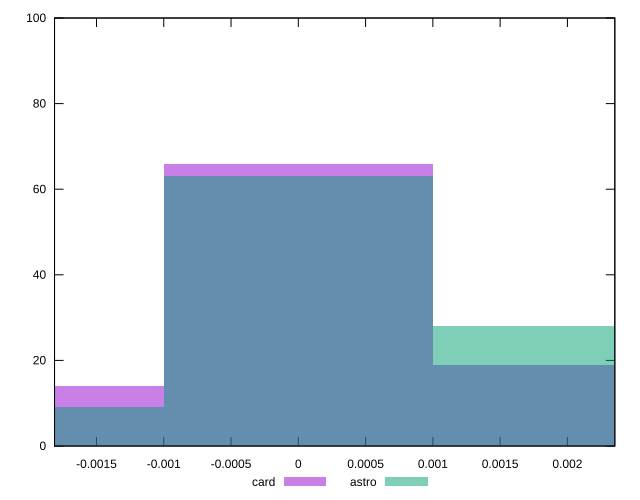

Write the gnuplot code that produced this figure.
reset

$card <<EOF
0.0019957697483394873 19
0 66
-0.0019957697483394873 14
EOF

$astro <<EOF
0 63
0.0019957697483394873 28
-0.0019957697483394873 9
EOF

set key outside below
set boxwidth 0.0019957697483394873
set xrange [-0.001811864040967348:0.002352390034064556]
set yrange [0:100]
set trange [0:100]
set style fill transparent solid 0.5 noborder
set terminal svg size 640, 500 enhanced background rgb 'white'
set output "reports/report_00030_2021-02-24T20-42-31.540Z/meta/pScore-difference/comparison/histogram/2_vs_3.svg"

plot $card title "card" with boxes, \
     $astro title "astro" with boxes

reset
